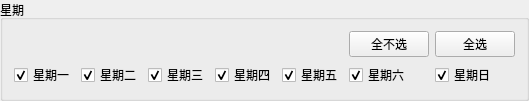
    <widget class="QGroupBox" name="gbox_week">
     <property name="title">
      <string>星期</string>
     </property>
     <layout class="QGridLayout" name="gridLayout">
      <item row="2" column="6">
       <widget class="QCheckBox" name="cbox_w7">
        <property name="text">
         <string>星期日</string>
        </property>
        <property name="checked">
         <bool>true</bool>
        </property>
       </widget>
      </item>
      <item row="2" column="2">
       <widget class="QCheckBox" name="cbox_w3">
        <property name="text">
         <string>星期三</string>
        </property>
        <property name="checked">
         <bool>true</bool>
        </property>
       </widget>
      </item>
      <item row="2" column="5">
       <widget class="QCheckBox" name="cbox_w6">
        <property name="text">
         <string>星期六</string>
        </property>
        <property name="checked">
         <bool>true</bool>
        </property>
       </widget>
      </item>
      <item row="2" column="0">
       <widget class="QCheckBox" name="cbox_w1">
        <property name="text">
         <string>星期一</string>
        </property>
        <property name="checked">
         <bool>true</bool>
        </property>
       </widget>
      </item>
      <item row="2" column="1">
       <widget class="QCheckBox" name="cbox_w2">
        <property name="text">
         <string>星期二</string>
        </property>
        <property name="checked">
         <bool>true</bool>
        </property>
       </widget>
      </item>
      <item row="2" column="3">
       <widget class="QCheckBox" name="cbox_w4">
        <property name="text">
         <string>星期四</string>
        </property>
        <property name="checked">
         <bool>true</bool>
        </property>
       </widget>
      </item>
      <item row="2" column="4">
       <widget class="QCheckBox" name="cbox_w5">
        <property name="text">
         <string>星期五</string>
        </property>
        <property name="checked">
         <bool>true</bool>
        </property>
       </widget>
      </item>
      <item row="0" column="6">
       <widget class="QPushButton" name="btn_weekSelectAll">
        <property name="text">
         <string>全选</string>
        </property>
       </widget>
      </item>
      <item row="0" column="5">
       <widget class="QPushButton" name="btn_weekSelectNone">
        <property name="text">
         <string>全不选</string>
        </property>
       </widget>
      </item>
     </layout>
    </widget>
